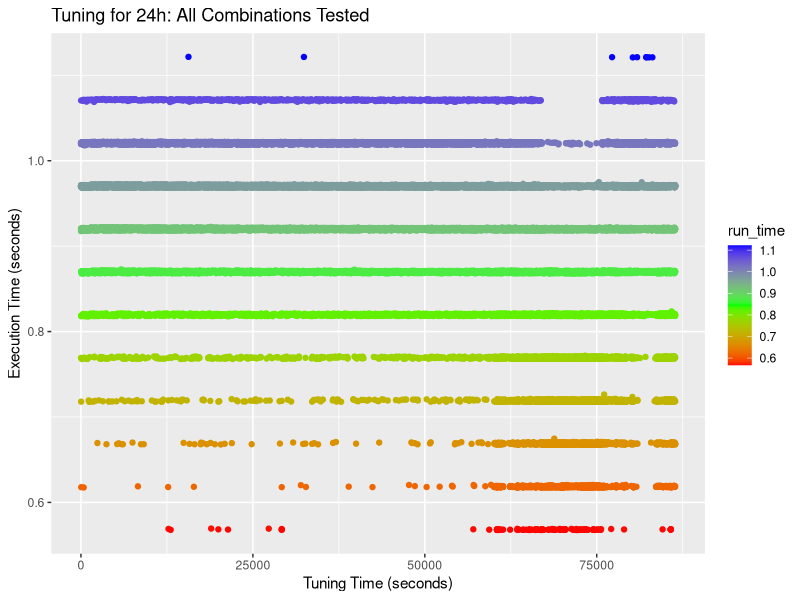

This figure's R source:
#!/usr/bin/Rscript

library(ggplot2)
library(reshape2)

#
# Loading Files:
#
log_all_24 <- read.table("24_short/logall.txt",header=TRUE)
#log_bst_24 <- read.table("24_short/logbest.txt",header=TRUE)
#
#log_all_12 <- read.table("12_all/logall.txt",header=TRUE)
#log_bst_12 <- read.table("12_all/logbest.txt",header=TRUE)
#
#log_all_12_headstart <- read.table("12_short_headstart/logall.txt",header=TRUE)
#log_bst_12_headstart <- read.table("12_short_headstart/logbest.txt",header=TRUE)
#
#log_all_12_beststart <- read.table("12_short_beststart/logall.txt",header=TRUE)
#log_bst_12_beststart <- read.table("12_short_beststart/logbest.txt",header=TRUE)
#
#old_benchmark <- read.table("benchmarks/old_benchmark.txt",header=TRUE)
#old_short_benchmark <- read.table("benchmarks/old_short_benchmark.txt",header=TRUE)
#
#real_benchmark <- read.table("benchmarks/benchmark_real/benchmark.txt",header=TRUE)
#real_short <- read.table("benchmarks/benchmark_real/benchmark_short.txt",header=TRUE)
##
#tuned_comparison24 <- read.table("24_short/comparison.txt",header=TRUE)
#real_tuned_comparison24 <- read.table("24_short/real_comparison.txt",header=TRUE)
#faster_tuned_comparison24 <- read.table("24_short/faster_comparison.txt",header=TRUE)
#
#headstart_comparison12 <- read.table("benchmarks/headstart_benchmark_comparison.txt",header=TRUE)

#
# Uncomment to generate all files.
#
#graph_all_24 <- qplot(log_all_24$tuning_time,log_all_24$run_time,data=log_all_24,
#                   ylab="Execution Time (seconds)",
#                   xlab="Tuning Time (seconds)", 
#                   main="Tuning Time (Only Best Solvers) vs. Execution Time over 24h (Measured by OpenTuner)")

#ggsave(file="log_all_24.png",width=7,height=4,scale=2)

graph_all_24_2 <- ggplot(log_all_24, aes(tuning_time, run_time)) +
                    xlab("Tuning Time (seconds)") +
                    ylab("Execution Time (seconds)") +
                    ggtitle("Tuning for 24h: All Combinations Tested") +
                    geom_point(aes(colour=run_time)) +
                    scale_colour_gradientn(colours=rainbow(3))

ggsave(file="log_all_24_2.png",width=7,height=4,scale=2)

#graph_bst_24 <- qplot(log_bst_24$tuning_time,log_bst_24$run_time,
#                   geom=c("point","line"),
#                   ylab="Execution Time (seconds)",
#                   xlab="Tuning Time (seconds)",      
#                   main="Tuning Time (Only Best Solvers) vs. Best Execution Time over 24h (Measured by OpenTuner)")

#ggsave(file="log_bst_24.png",width=7,height=4,scale=2)

#graph_all_12 <- qplot(log_all_12$tuning_time,log_all_12$run_time,data=log_all_12,
#                   ylab="Execution Time (seconds)",
#                   xlab="Tuning Time (seconds)", 
#                   main="Tuning Time (All Solvers) vs. Execution Time over 12h (Measured by OpenTuner)")

#ggsave(file="log_all_12.png",width=7,height=4,scale=2)
#
#graph_bst_12 <- qplot(log_bst_12$tuning_time,log_bst_12$run_time,
##                   geom=c("point","line"),
#                   ylab="Execution Time (seconds)",
#                   xlab="Tuning Time (seconds)",      
#                   main="Tuning Time (All Solvers) vs. Best Execution Time over 12h (Measured by OpenTuner)")
#
#ggsave(file="log_bst_12.png",width=7,height=4,scale=2)
#
#graph_all_12_headstart <- qplot(log_all_12_headstart$tuning_time,log_all_12_headstart$run_time,data=log_all_12_headstart,
#                   ylab="Execution Time (seconds)",
#                   xlab="Tuning Time (seconds)", 
##                   main="Tuning Time (With Headstart, Only Best Solvers) vs. Execution Time over 12h (Measured by OpenTuner)")
#
#ggsave(file="log_all_12_headstart.png",width=7,height=4,scale=2)
#
#graph_bst_12_headstart <- qplot(log_bst_12_headstart$tuning_time,log_bst_12_headstart$run_time,
#                   geom=c("point","line"),
#                   ylab="Execution Time (seconds)",
#                   xlab="Tuning Time (seconds)",      
#                   main="Tuning Time (With Headstart, Only Best Solvers) vs. Best Execution Time over 12h (Measured by OpenTuner)")
#
#ggsave(file="log_bst_12_headstart.png",width=7,height=4,scale=2)
#
#graph_all_12_beststart <- qplot(log_all_12_beststart$tuning_time,log_all_12_beststart$run_time,data=log_all_12_beststart,
#                   ylab="Execution Time (seconds)",
#                   xlab="Tuning Time (seconds)", 
#                   main="Tuning Time (With Beststart, Only Best Solvers) vs. Execution Time over 12h (Measured by OpenTuner)")
#
#ggsave(file="log_all_12_beststart.png",width=7,height=4,scale=2)
#
#graph_bst_12_beststart <- qplot(log_bst_12_beststart$tuning_time,log_bst_12_beststart$run_time,
#                   geom=c("point","line"),
#                   ylab="Execution Time (seconds)",
#                   xlab="Tuning Time (seconds)",      
#                   main="Tuning Time (With Beststart, Only Best Solvers) vs. Best Execution Time over 12h (Measured by OpenTuner)")
#
#ggsave(file="log_bst_12_beststart.png",width=7,height=4,scale=2)
#
#graph_old_bench <- ggplot(data=melt(old_benchmark), aes(x=variable,y=value)) +
#    geom_boxplot(aes(fill=variable)) +
#    xlab("Solvers") +
#    ylab("Execution Time (seconds)") +
#    ggtitle("Execution Times Over 80 runs vs All Solvers (/usr/bin/time: sys+usr)")
#
#ggsave(file="sys_usr_all_benchmark.png",width=7,height=4,scale=2)
#
#graph_old_short <- ggplot(data=melt(old_short_benchmark), aes(x=variable,y=value)) +
#    geom_boxplot(aes(fill=variable)) +
#    xlab("Solvers") +
#    ylab("Execution Time (seconds)") +
#    ggtitle("Execution Times Over 80 runs vs Best Solvers (/usr/bin/time: sys+usr)")
#
#ggsave(file="sys_usr_bst_benchmark.png",width=7,height=4,scale=2)    
#
#graph_real_bench <- ggplot(data=melt(real_benchmark), aes(x=variable,y=value)) +
#    geom_boxplot(aes(fill=variable)) +
#    xlab("Solvers") +
#    ylab("Execution Time (seconds)") +
#    ggtitle("Execution Times Over 80 runs vs All Solvers (/usr/bin/time: real)")
#
#ggsave(file="real_all_benchmark.png",width=7,height=4,scale=2)    
#
#graph_real_short <- ggplot(data=melt(real_short), aes(x=variable,y=value)) +
#    geom_boxplot(aes(fill=variable)) +
#    xlab("Solvers") +
#    ylab("Execution Time (seconds)") +
#    ggtitle("Execution Times Over 80 runs vs Best Solvers (/usr/bin/time: real)")
#
#ggsave(file="real_bst_benchmark.png",width=7,height=4,scale=2)
#
#graph_tuned_comparison24 <- ggplot(data=melt(tuned_comparison24), aes(x=variable,y=value)) +
#    geom_boxplot(aes(fill=variable)) +
#    xlab("Solvers") +
#    ylab("Execution Time (seconds)") +
#    ggtitle("Execution Times Over 80 runs (24h) vs Best Solvers (/usr/bin/time: sys+usr)")
#
#ggsave(file="sys_usr_tuned_comparison_24.png",width=7,height=4,scale=2)
#
#graph_real_comparison24 <- ggplot(data=melt(real_tuned_comparison24), aes(x=variable,y=value)) +
#    geom_boxplot(aes(fill=variable)) +
#    xlab("Solvers") +
#    ylab("Execution Time (seconds)") +
#    ggtitle("Execution Times Over 80 runs (24h) vs Best Solvers (/usr/bin/time: real)")
#
#ggsave(file="real_tuned_comparison_24.png",width=7,height=4,scale=2)
#
#graph_faster_comparison24 <- ggplot(data=melt(faster_tuned_comparison24), aes(x=variable,y=value)) +
#    geom_boxplot(aes(fill=variable)) +
#    xlab("Solvers") +
#    ylab("Execution Time (seconds)") +
#    ggtitle("Execution Times Over 80 runs (24h) vs Best Solvers (/usr/bin/time: real)")
#
#ggsave(file="faster_real_tuned_comparison_24.png",width=7,height=4,scale=2)
#
#graph_headstart_comparison12 <- ggplot(data=melt(headstart_comparison12), aes(x=variable,y=value)) +
#    geom_boxplot(aes(fill=variable)) +
#    xlab("Solvers") +
#    ylab("Execution Time (seconds)") +
#    ggtitle("Execution Times Over 80 runs (12h) vs Best Solvers (/usr/bin/time: real)")
#
#ggsave(file="headstart_comparison_24.png",width=7,height=4,scale=2)
#
##
## Uncomment for visualization in R interpreter.
##
##print(graph_all_24)
##readline("plot done\n")
##print(graph_all_12)
##readline("plot done\n")
##print(graph_bst_24)
##readline("plot done\n")
#print(graph_bst_12)
#readline("plot done\n")
#print(graph_old_bench)
#readline("plot done\n")
#print(graph_real_bench)
#readline("plot done\n")
#print(graph_old_short)
#readline("plot done\n")
#print(graph_real_short)
#readline("plot done\n")
#print(graph_tuned_comparison24)
#readline("plot done\n")
#print(graph_real_comparison24)
#readline("plot done\n")
#print(graph_faster_comparison24)
#readline("plot done\n")
#
#
